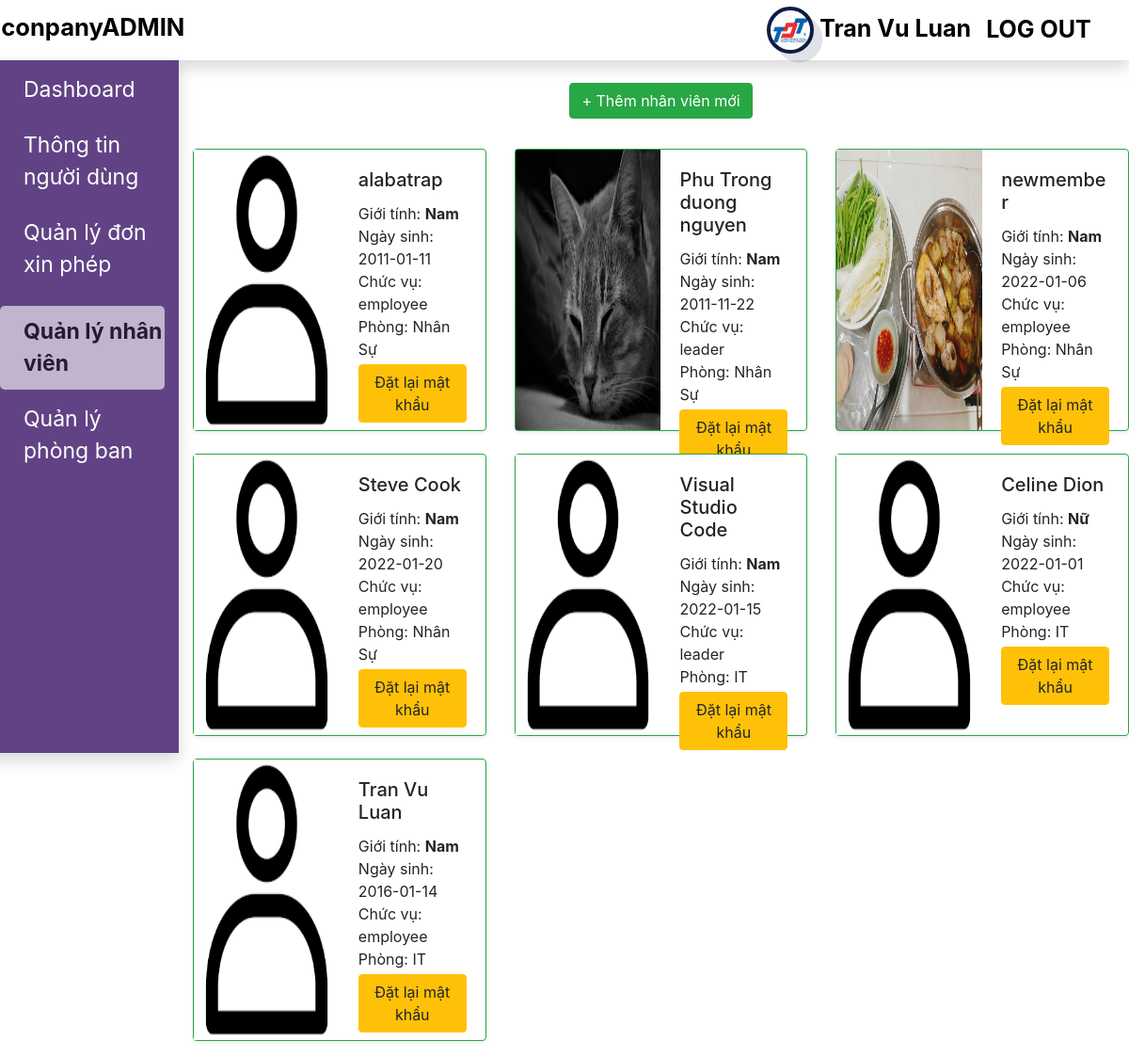
Page /?page=employee (signed in) on the committed database.
### tables this page shows
CREATE TABLE `users` (
  `id` int(11) NOT NULL,
  `fullName` varchar(100) NOT NULL,
  `username` varchar(100) NOT NULL,
  `password` text NOT NULL,
  `birthday` date NOT NULL,
  `gender` varchar(10) NOT NULL,
  `role` varchar(100) NOT NULL,
  `pic` text NOT NULL,
  `department_id` int(11) DEFAULT NULL
);

CREATE TABLE `department` (
  `id` int(11) NOT NULL,
  `name` varchar(255) NOT NULL,
  `amount_people` int(11) NOT NULL,
  `description` mediumtext NOT NULL,
  `leader_id` int(11) NOT NULL COMMENT 'id của user'
);

### model/database.php (called while the page is built, shortened)
<?php
    class database {
        private $sql, $db, $sth;
        function database(){
            $this->db = new mysqli('localhost', 'root', '', 'company1');
        }
        function setSQL($sql_string){
            $this->sql = $sql_string;
        }
        function execute(){
            $this->sth = $this->db->prepare($this->sql);
            $this->sth->execute();
            $this->sth = $this->sth->get_result();
            return $this->sth->num_rows;
        }
        function loadAllRow(){
            return $this->sth->fetch_all(MYSQLI_ASSOC);
        }
        function loadRow(){
            return $this->sth->fetch_object();
        }
    }
?>

### model/xl_nguoi_dung.php (called while the page is built, shortened)
<?php
    include_once('./model/database.php');
    class xl_nguoi_dung extends database{
        function hien_thi_tat_ca_thong_tin_nguoi_dung () {
            $string_sql = "SELECT * from users";
            $this->execute();
            $result = $this->loadAllRow();
            return $result;
        }
    }
?>

### model/xl_phong_ban.php (called while the page is built, shortened)
<?php
    include_once('./model/database.php');
    class xl_phong_ban extends database {
        function hien_thi_phong_ban_theo_id ($id) {
            $string_sql = "SELECT id, name FROM department WHERE id = '$id'";
            $this->execute();
            $result = $this->loadRow();
            return $result;
        }
    }
?>

### pages/trang_quan_ly_nhan_su.php (the view, shortened to what this page needs)
<?php
    $thong_tin_user = $_SESSION['thong_tin_user'];
    include_once('./model/xl_nguoi_dung.php');
    include_once('./model/xl_phong_ban.php');
    $xl_nguoi_dung = new xl_nguoi_dung();
    $xl_phong_ban = new xl_phong_ban();
    $all_users = $xl_nguoi_dung->hien_thi_tat_ca_thong_tin_nguoi_dung();
?>
<div class="row h-100">
    <div class="col-sm-2 bg-func shadow">
        <?php
            include_once("./modules/hien_thi_chuc_nang.php");
        ?>
    </div>
    <div class="col-sm-10">
        <div class="mt-4 text-center">
            <button type="button" class="btn btn-success" data-toggle="modal" data-target="#modalAddUser">+ Thêm nhân viên mới</button>
        </div>
        <div class="row mt-4">
            <?php
                foreach($all_users as $arr) {
                    if ($thong_tin_user->id != $arr['id']) {
                        ?>
                            <div class="col-sm-4 mt-2">
                                <div class="card mb-3 shadow-sm border border-success" style="max-width: 540px; height: 300px">
                                    <div class="row no-gutters h-100">
                                        <div class="col-md-6 ">
                                            <img src="<?php echo('.'.$arr['pic'])?>" alt="" class="h-100 w-100">
                                        </div>
                                        <div class="col-md-6 h-100">
                                            <div class="card-body h-100">
                                                <h5 class="card-title"><?php echo($arr['fullName'])?></h5>
                                                <div class="card-text">
                                                    <div class="">
                                                        Giới tính: <b><?php echo($arr['gender'])?></b>
                                                    </div>
                                                    <div class="">
                                                        Ngày sinh: <?php echo($arr['birthday'])?>
                                                    </div>
                                                    <div class="">
                                                        Chức vụ: <?php echo($arr['role'])?>
                                                    </div>
                                                    <div class="">
                                                        Phòng: <?php
                                                            $val = $xl_phong_ban->hien_thi_phong_ban_theo_id($arr['department_id']);
                                                            echo($val->name);
                                                        ?>
                                                    </div>
                                                    <div class="mt-1">
                                                        <form id="form-reset-pwd" action="" method="post">
                                                            <button type="submit" name="btn-reset-pwd-users" class="btn btn-warning">Đặt lại mật khẩu</button>
                                                        </form>
                                                    </div>
                                                </div>
                                            </div>
                                        </div>
                                    </div>
                                </div>
                            </div>
                        <?php
                    }
                }
            ?>
        </div>
    </div>
</div>
</body>
</html>

### style.css (style rules this page uses)
body, html { width: 100%; height: 100%; }
.bg-func { background: #614385; background: -webkit-linear-gradient(to right, #516395, #614385); height: 92%; color: white; }

### rows in the picture
users: pic (placeholder picture), fullName "alabatrap", gender "Nam", birthday "2011-01-11", role "employee", department.name "Nhân Sự"
users: pic (picture), fullName "Phu Trong duong nguyen", gender "Nam", birthday "2011-11-22", role "leader", department.name "Nhân Sự"
users: pic (picture), fullName "newmember", gender "Nam", birthday "2022-01-06", role "employee", department.name "Nhân Sự"
users: pic (placeholder picture), fullName "Steve Cook", gender "Nam", birthday "2022-01-20", role "employee", department.name "Nhân Sự"
users: pic (placeholder picture), fullName "Visual Studio Code", gender "Nam", birthday "2022-01-15", role "leader", department.name "IT"
users: pic (placeholder picture), fullName "Celine Dion", gender "Nữ", birthday "2022-01-01", role "employee", department.name "IT"
users: pic (placeholder picture), fullName "Tran Vu Luan", gender "Nam", birthday "2016-01-14", role "employee", department.name "IT"

### other values in the picture
$_SESSION['thong_tin_user']->fullName "Tran Vu Luan"
$element "Dashboard"
$element "Thông tin người dùng"
$element "Quản lý đơn xin phép"
$element "Quản lý nhân viên"
$element "Quản lý phòng ban"
